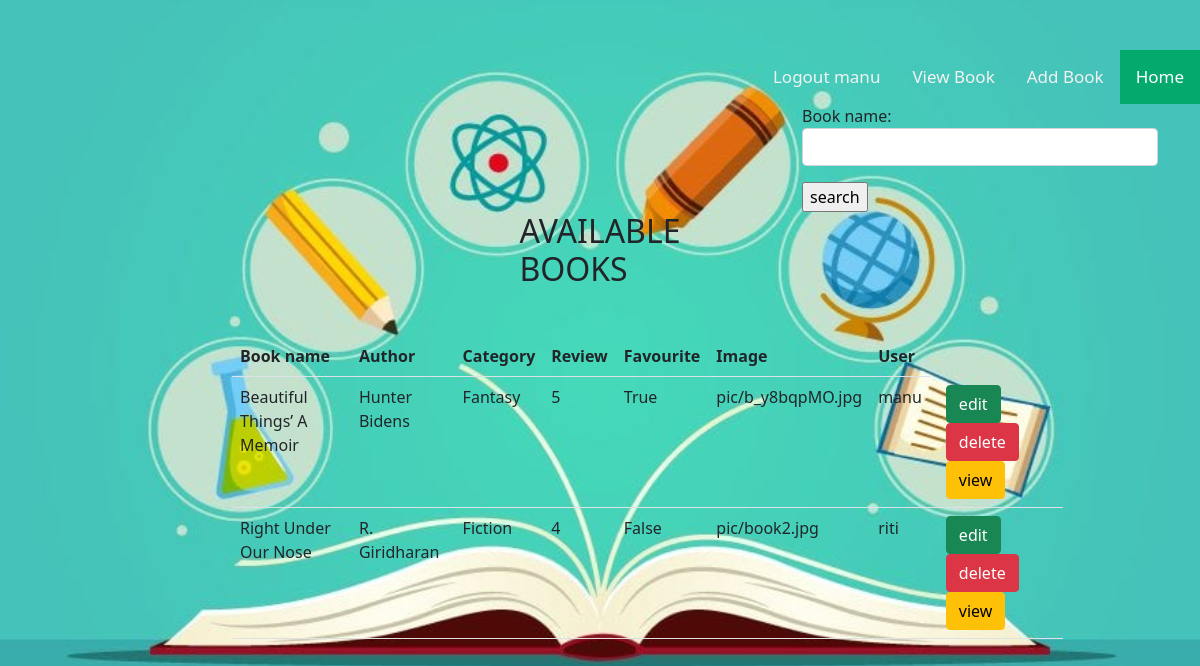
Screenshot of /getboks (signed in) with the database file from the repository.
### book/models.py (models this page shows, shortened)
class books(models.Model):
    CATEGORY = (
        ('Fantasy', 'Fantasy'),
        ('Literary', 'Literary'),
        ('Mystery', 'Mystery'),
        ('Non-Fiction', 'Non-Fiction'),
        ('Science', 'Science'),
        ('Fiction', 'Fiction'),
        ('Thriller', 'Thriller'),
    )
    book_name=models.CharField(max_length=200,unique=True)
    author=models.CharField(max_length=200)
    category=models.CharField(max_length=200,choices=CATEGORY, null=True)
    review = models.IntegerField(null=True)
    favourites = models.BooleanField(default=True)
    image = models.ImageField(upload_to='pic', blank=True)
    user = models.ForeignKey(User, on_delete=models.CASCADE, null=True)

### book/views.py (the view, shortened to what this page needs)
# urls.py: path("getboks",get_books,name="getbook"),
def get_books(request):
    if request.user.is_authenticated:
        form=SearchForm()
        context = {}
        boks=books.objects.all()
        context["boks"]=boks
        context["form"]=form
        return render(request,"book_list.html",context)
    else:
        return redirect("signin")

### book/forms.py
class SearchForm(forms.Form):
    book_name=forms.CharField(max_length=50,widget=(forms.TextInput(attrs={'class':"form-control"})))

### book/templates/book_list.html (shortened to what this page needs)
<!DOCTYPE html>
{%extends 'base.html'%}
{%block   body_block%}
<div class="container">
    <div class="row">
        <div class="col-4"></div>
        <div class="col-4"></div>
        <div class="col-4">
            <form action="" method="post">
                {{form.as_p}}
                <input type="submit" value="search">
            </form>
        </div>
    </div>
<div class="row">
    <div class="col-2"></div>
    <div class="col-9">
     <h2>AVAILABLE BOOKS</h2>
        <table class="table mt-5">
            <tr>
                <th>Book name</th>
                <th>Author</th>
                <th>Category</th>
                <th>Review</th>
                <th>Favourite</th>
                <th>Image</th>
                <th>User</th>
            </tr>
            {%if boks%}
            {%for book in boks%}
            <tr>
                <td>{{book.book_name}}</td>
                <td>{{book.author}}</td>
                <td>{{book.category}}</td>
                <td>{{book.review}}</td>
                <td>{{book.favourites}}</td>
                <td>{{book.image}}</td>
                <td>{{book.user}}</td>
                <td>
                    <a class="btn btn-success ms-2" href="{%url 'change' book.id%}">edit</a>
                    <a class="btn btn-danger ms-2" href="{%url 'remove' book.id%}">delete</a>
                    <a class="btn btn-warning ms-2" href="{%url 'details' book.id%}">view</a>
                </td>
            </tr>
            {%endfor%}
            {%else%}
            <tr>
                <td colspan="8">
                    <h3>NO Books Found</h3>
                </td>
            </tr>
            {%endif%}
        </table>
    </div>
</div>
    </div>
{%endblock%}

### book/templates/base.html (shortened to what this page needs)
<!DOCTYPE html>
{%load static%}
<html lang="en">
<head>
    <link href="https://cdn.jsdelivr.net/npm/bootstrap@5.1.3/dist/css/bootstrap.min.css" rel="stylesheet">
<link rel="stylesheet"href="{%static 'css/style.css'%}">
</head>
<body>
 <div class="topnav">
  <a class="active" href="{%url 'base'%}">Home</a>
   <a href="{%url 'addbook'%}">Add Book</a>
<a href="{%url 'getbook'%}">View Book</a>
     {%if request.user%}
  <a href="{%url 'signout'%}">Logout <span>{{request.user}}</span></a>
        {%endif%}
</div>
{%block body_block%}
{%endblock%}
</body>
</html>

### book/static/css/style.css (style rules this page uses)
.topnav { overflow: hidden; }
.topnav a { float: right; margin-top: 50px; color: #f2f2f2; text-align: center; padding: 14px 16px; text-decoration: none; font-size: 17px; }
.topnav a.active { background-color: #04AA6D; color: white; }
body { width: 100%; height: 400px; background-image: url("../images/Books.jpg"); background-size: 100%; }
h2 { margin-left: auto; margin-right: auto; width: 8em }

### rows the page displays
books: book_name "Beautiful Things’ A Memoir", author "Hunter Bidens", category "Fantasy", review "5", favourites "True", image "pic/b_y8bqpMO.jpg", user "manu"
books: book_name "Right Under Our Nose", author "R. Giridharan", category "Fiction", review "4", favourites "False", image "pic/book2.jpg", user "riti"

### other values shown
{{ request.user }} "manu"
